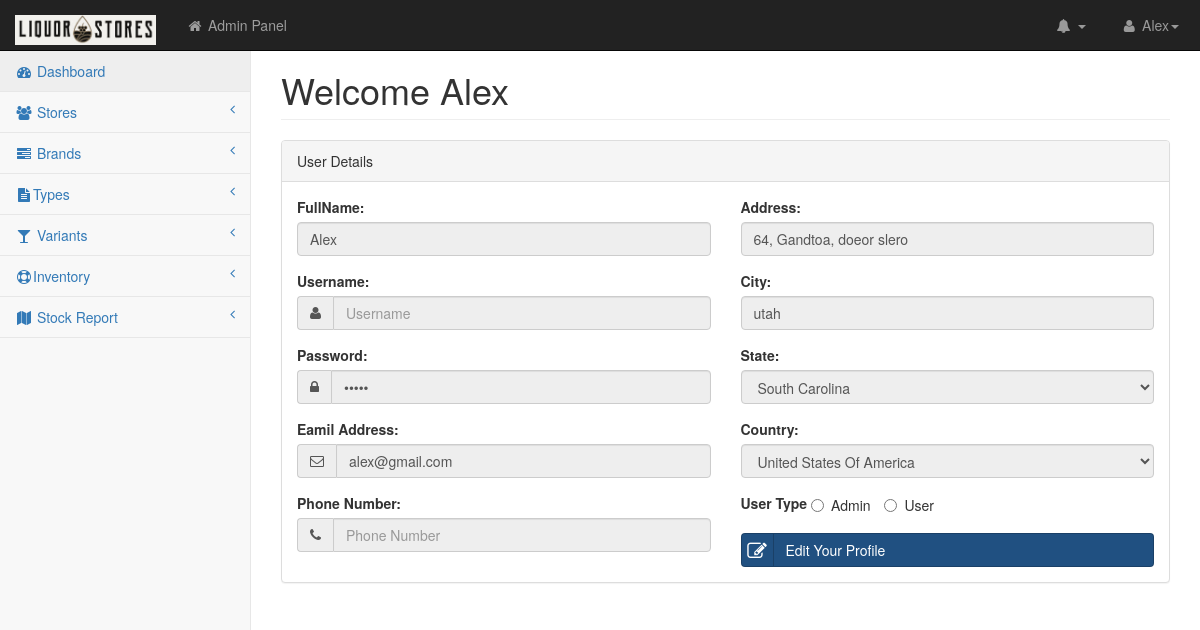
Page /user_profile.php (signed in) on the earlier database version.
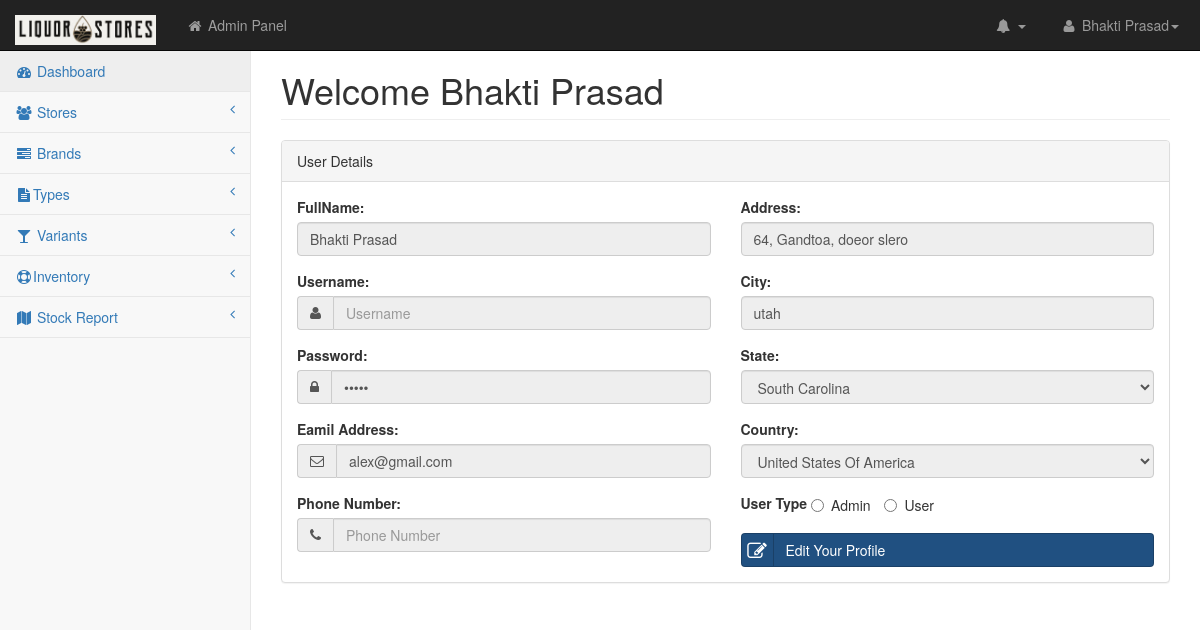
Same page on the later database version.
### tables this page shows
CREATE TABLE `users` (
  `id` int(11) NOT NULL AUTO_INCREMENT,
  `store_id` int(11) DEFAULT NULL,
  `name` varchar(255) DEFAULT NULL,
  `email` varchar(255) NOT NULL,
  `mobile` bigint(11) NOT NULL,
  `adharno` bigint(20) NOT NULL,
  `password` varchar(30) NOT NULL,
  `address` varchar(255) NOT NULL,
  `country` varchar(15) NOT NULL,
  `zip` int(10) DEFAULT NULL,
  `city` varchar(50) NOT NULL,
  `state` varchar(20) NOT NULL,
  `type` varchar(10) DEFAULT NULL,
  `activated` char(1) DEFAULT 'N',
  PRIMARY KEY (`id`),
  UNIQUE KEY `MOBILE` (`mobile`),
  UNIQUE KEY `ADHARNO` (`adharno`),
  UNIQUE KEY `EMAIL` (`email`)
);

### include/config.php (called while the page is built, shortened)
<?php
  $addres='http://'.$_SERVER['SERVER_NAME'].'/';
?>

### include/functions.php (called while the page is built, shortened)
<?php
function GetName($tablename,$field,$where,$id)
{
	$uquery="SELECT * FROM $tablename WHERE $where='$id'";
	$uresult=mysql_query($uquery);
	$urow=mysql_fetch_object($uresult);
	$newval=stripslashes( $urow->$field);
	return $newval;
}
?>

### user_profile.php (the view, shortened to what the changed rows need)
<?php
include("connect.php");
$user=$_SESSION["AdmID"];
$sel="SELECT *,`password`, AES_DECRYPT(`password`, SHA1('aalizzwell')) AS passd FROM users WHERE id='$user'";
$selqry=mysql_query($sel);
$selrow=mysql_fetch_object($selqry);
 ?>
<?php include("top.php"); ?>
    </head>
    <body>
        <div id="wrapper">
             <?php include("nav.php"); ?>
            <div id="page-wrapper">
                <div class="row">
                    <div class="col-lg-12">
                        <h1 class="page-header">Welcome <?php echo $selrow->name; ?></h1>
                    </div>
                </div>
                <div class="row">
                    <div class="col-lg-12">
                        <div class="panel panel-default">
                            <div class="panel-body">
                                <div class="row">
                                    <div class="col-lg-6">
                                                                                    <div class="form-group">
                                            <label>FullName:</label>
<input class="form-control" placeholder="Full Name" name="fullname" value="<?php echo $selrow->name; ?>" readonly="readonly">
                                            </div>
                                               <div class="form-group">
                                            <div class="form-group input-group">
                                                <span class="input-group-addon"><i class="fa fa-envelope-o"></i></span>
 <input type="text" class="form-control" placeholder="Email Address" name="email" value="<?php echo $selrow->email; ?>" readonly="readonly">
                                            </div>
                                            </div>
                                    </div>
                                    <div class="col-lg-6">
                                    <div class="form-group">
                                            <label>Address:</label>
                                                <input class="form-control" placeholder="Address" name="address" value="<?php echo $selrow->address; ?>" readonly="readonly">
                                            </div>
                                            <div class="form-group">
                                            <label>City:</label>
              <input class="form-control" placeholder="City" name="city" value="<?php echo $selrow->city; ?>" readonly="readonly">
                                            </div>
                                            <div class="form-group">
                                            <label>State:</label>
                                               <select name="state" id="disabledSelect" class="form-control" readonly="readonly" >
<option <? if($selrow->state==SC) {  echo "selected "; } ?>value="SC">South Carolina</option>
</select>
                                            </div>
                                            <div class="form-group">
                                            <label>Country:</label>
                                                <select class="form-control" name="country" readonly="readonly" id="disabledSelect">
													<option value="USA"<? if($selrow->country==USA) {  echo "selected "; } ?>>United States Of America</option>
                                                </select>
                                            </div>
                                <div class="form-group">
                                    <label class="radio-inline">
        <input readonly="readonly" type="radio" name="type" id="optionsRadiosInline1" value="A" <? if($selrow->type==A) {  echo "checked "; } ?>>Admin
    </label>
    <label class="radio-inline">
        <input readonly="readonly" type="radio" name="type" id="optionsRadiosInline2" value="U" <? if($selrow->type==U) {  echo "checked "; } ?>>User
    </label>
                                            </div>
                                    </div>
                                </div>
                            </div>
                        </div>
                    </div>
                </div>
            </div>
        </div>
    </body>
</html>

### nav.php (shortened to what the changed rows need)
<nav class="navbar navbar-inverse navbar-fixed-top" role="navigation">
              <ul class="nav navbar-right navbar-top-links">
                  <li class="dropdown">
                      <a class="dropdown-toggle" data-toggle="dropdown" href="<?php echo $addres; ?>editprofile.php">
                          <i class="fa fa-user fa-fw"></i> <? echo GetName('users','name','id',$user) ?><b class="caret"></b>
                      </a>
                  </li>
              </ul>
          </nav>

Differences in the rows shown:
changed users "alex@gmail.com": name "Alex" → "Bhakti Prasad"; fullname "Alex" → "Bhakti Prasad"
Other differences:
GetName('users','name','id',$user): "Alex" → "Bhakti Prasad"
